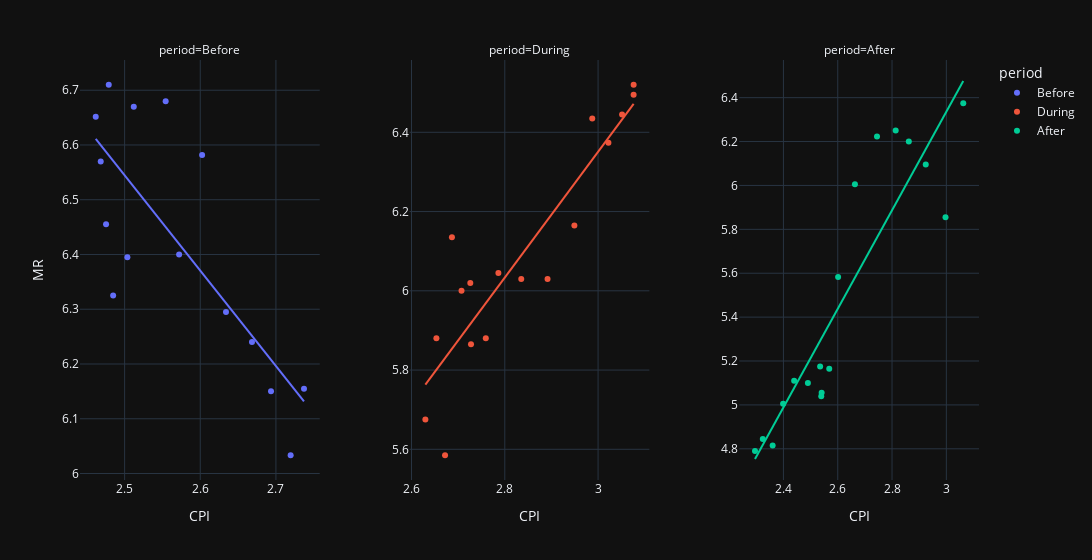

Here is the notebook cell this chart was saved with:
### Code cell


### Figure 1 — Plotly figure (JSON) as saved in the notebook; plotly's stock layout.template omitted (floating-point values rounded to 4 significant figures)
{"data": [{"hovertemplate": "period=Before<br>CPI=%{x}<br>MR=%{y}<extra></extra>", "legendgroup": "Before", "marker": {"color": "#636efa", "symbol": "circle"}, "mode": "markers", "name": "Before", "orientation": "v", "showlegend": true, "type": "scatter", "x": [2.602, 2.554, 2.512, 2.479, 2.462, 2.468, 2.475, 2.485, 2.504, 2.572, 2.634, 2.668, 2.694, 2.719, 2.737], "xaxis": "x", "y": [6.582, 6.68, 6.67, 6.71, 6.652, 6.57, 6.455, 6.325, 6.395, 6.4, 6.295, 6.24, 6.15, 6.033, 6.155], "yaxis": "y"}, {"hovertemplate": "<b>OLS trendline</b><br>MR = -1.74109 * CPI + 10.8973<br>R<sup>2</sup>=0.611485<br><br>period=Before<br>CPI=%{x}<br>MR=%{y} <b>(trend)</b><extra></extra>", "legendgroup": "Before", "marker": {"color": "#636efa", "symbol": "circle"}, "mode": "lines", "name": "Before", "showlegend": false, "type": "scatter", "x": [2.462, 2.468, 2.475, 2.479, 2.485, 2.504, 2.512, 2.554, 2.572, 2.602, 2.634, 2.668, 2.694, 2.719, 2.737], "xaxis": "x", "y": [6.611, 6.6, 6.587, 6.581, 6.571, 6.538, 6.524, 6.45, 6.419, 6.366, 6.311, 6.251, 6.208, 6.162, 6.132], "yaxis": "y"}, {"hovertemplate": "period=During<br>CPI=%{x}<br>MR=%{y}<extra></extra>", "legendgroup": "During", "marker": {"color": "#EF553B", "symbol": "circle"}, "mode": "markers", "name": "During", "orientation": "v", "showlegend": true, "type": "scatter", "x": [2.726, 2.672, 2.63, 2.653, 2.687, 2.707, 2.728, 2.759, 2.786, 2.835, 2.892, 2.949, 2.988, 3.022, 3.051, 3.076, 3.076], "xaxis": "x2", "y": [6.02, 5.585, 5.675, 5.88, 6.135, 6.0, 5.865, 5.88, 6.045, 6.03, 6.03, 6.165, 6.435, 6.373, 6.445, 6.52, 6.495], "yaxis": "y2"}, {"hovertemplate": "<b>OLS trendline</b><br>MR = 1.58653 * CPI + 1.59104<br>R<sup>2</sup>=0.811220<br><br>period=During<br>CPI=%{x}<br>MR=%{y} <b>(trend)</b><extra></extra>", "legendgroup": "During", "marker": {"color": "#EF553B", "symbol": "circle"}, "mode": "lines", "name": "During", "showlegend": false, "type": "scatter", "x": [2.63, 2.653, 2.672, 2.687, 2.707, 2.726, 2.728, 2.759, 2.786, 2.835, 2.892, 2.949, 2.988, 3.022, 3.051, 3.076, 3.076], "xaxis": "x2", "y": [5.763, 5.801, 5.83, 5.853, 5.886, 5.916, 5.918, 5.969, 6.012, 6.089, 6.179, 6.27, 6.331, 6.386, 6.432, 6.472, 6.472], "yaxis": "y2"}, {"hovertemplate": "period=After<br>CPI=%{x}<br>MR=%{y}<extra></extra>", "legendgroup": "After", "marker": {"color": "#00cc96", "symbol": "circle"}, "mode": "markers", "name": "After", "orientation": "v", "showlegend": true, "type": "scatter", "x": [3.062, 2.997, 2.924, 2.862, 2.813, 2.745, 2.663, 2.601, 2.569, 2.541, 2.539, 2.535, 2.49, 2.44, 2.399, 2.36, 2.324, 2.295], "xaxis": "x3", "y": [6.375, 5.855, 6.095, 6.2, 6.25, 6.223, 6.005, 5.583, 5.165, 5.055, 5.04, 5.175, 5.1, 5.11, 5.005, 4.815, 4.845, 4.79], "yaxis": "y3"}, {"hovertemplate": "<b>OLS trendline</b><br>MR = 2.24571 * CPI + -0.401125<br>R<sup>2</sup>=0.823641<br><br>period=After<br>CPI=%{x}<br>MR=%{y} <b>(trend)</b><extra></extra>", "legendgroup": "After", "marker": {"color": "#00cc96", "symbol": "circle"}, "mode": "lines", "name": "After", "showlegend": false, "type": "scatter", "x": [2.295, 2.324, 2.36, 2.399, 2.44, 2.49, 2.535, 2.539, 2.541, 2.569, 2.601, 2.663, 2.745, 2.813, 2.862, 2.924, 2.997, 3.062], "xaxis": "x3", "y": [4.754, 4.818, 4.899, 4.986, 5.077, 5.191, 5.292, 5.301, 5.305, 5.367, 5.441, 5.58, 5.762, 5.917, 6.026, 6.166, 6.329, 6.476], "yaxis": "y3"}], "layout": {"annotations": [{"font": {}, "showarrow": false, "text": "period=Before", "x": 0.1333, "xanchor": "center", "xref": "paper", "y": 1, "yanchor": "bottom", "yref": "paper"}, {"font": {}, "showarrow": false, "text": "period=During", "x": 0.5, "xanchor": "center", "xref": "paper", "y": 1, "yanchor": "bottom", "yref": "paper"}, {"font": {}, "showarrow": false, "text": "period=After", "x": 0.8667, "xanchor": "center", "xref": "paper", "y": 1, "yanchor": "bottom", "yref": "paper"}], "legend": {"title": {"text": "period"}, "tracegroupgap": 0}, "margin": {"t": 60}, "width": 1500, "xaxis": {"anchor": "y", "domain": [0, 0.2667], "title": {"text": "CPI"}}, "xaxis2": {"anchor": "y2", "domain": [0.3667, 0.6333], "title": {"text": "CPI"}}, "xaxis3": {"anchor": "y3", "domain": [0.7333, 1], "title": {"text": "CPI"}}, "yaxis": {"anchor": "x", "domain": [0, 1], "showticklabels": true, "title": {"text": "MR"}}, "yaxis2": {"anchor": "x2", "domain": [0, 1], "showticklabels": true}, "yaxis3": {"anchor": "x3", "domain": [0, 1], "showticklabels": true}}}
